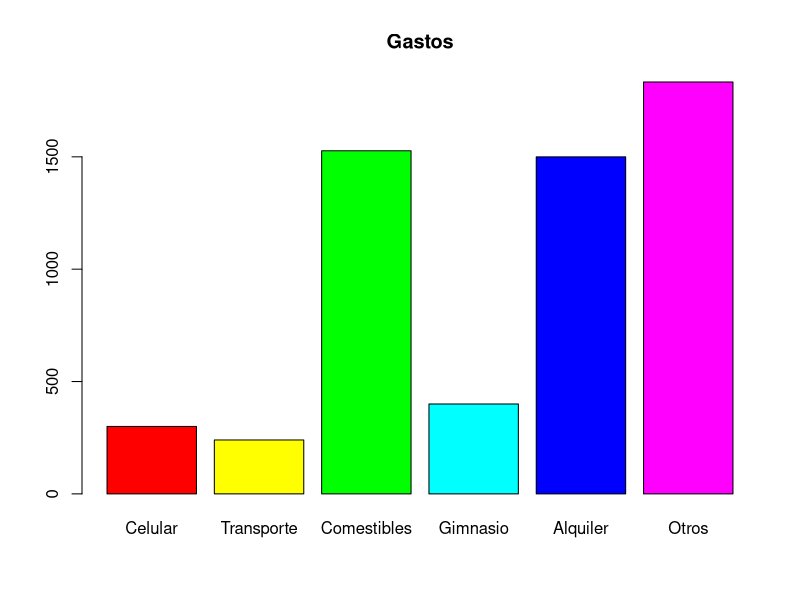
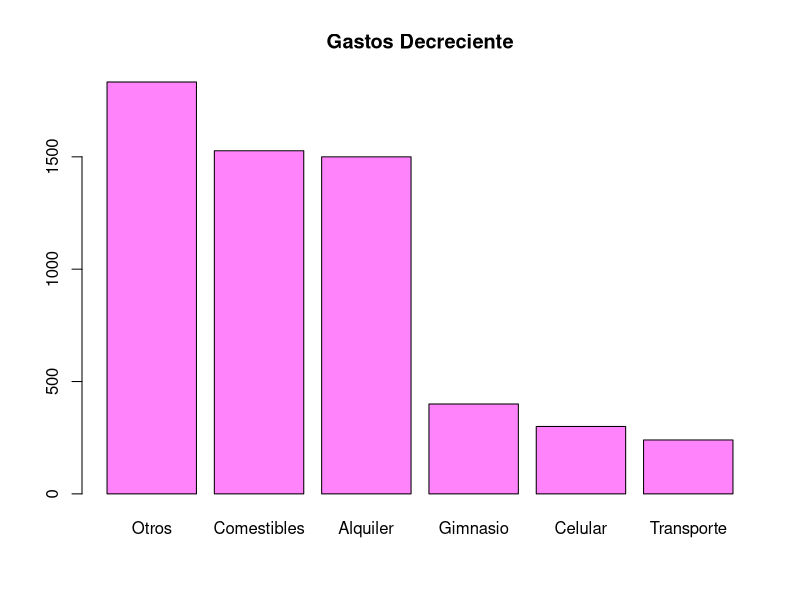

Write R code to recreate these figures, in order.
#Marlen Gutierrez Barrientos 
#30/08/2022
#Laboratorio 1


# Parte 1 R y Rstudio -----------------------------------------------------

#Comencemos a escribir cosas básicas en la consola, usando R como calculadora cientíﬁca. Por ejemplo, considere las facturas mensuales de una estudiante universitaria de la MCF: teléfono celular $300, transporte $ 240, comestibles $ 1527, gimnasio $ 400, alquiler $ 1500, otros $ 1833. Puede usar R para encontrar los gastos totales de la estudiante:

#Realiza más asignaciones para crear variables de transporte, comestibles, gimnasio, alquiler y otros montos correspondientes

celular <- 300; transporte <- 240; comestibles <- 1527; gimnasio <- 400;
alquiler <- 1500; otros <- 1833


#Ahora que tiene todas las variables, cree un objeto total con la suma de los gastos:

gastos <- c(celular, transporte, comestibles, gimnasio, alquiler, otros)
total <- sum (gastos)

#Suponiendo que la estudiante tiene los mismos gastos todos los meses, ¿cuánto gastaría durante un semestre escolar? (suponga que el semestre implica cinco meses).

cincomeses <- total * 5

#Manteniendo la misma suposición sobre los gastos mensuales, ¿cuánto gastaría la estudiante durante un año escolar? (suponga que el año académico es de 10 meses)

diezmeses <- total * 10


# AUTOEVALUACION ----------------------------------------------------------

#Toma los objetos creados de la estudiante (i.e variables) tansporte, comestibles, gimnasio, alquier y otros y esciribamos dentro de la función de combinación c() para crear un vector de gastos:

gastos <- c(celular, transporte, comestibles, gimnasio, alquiler, otros)

barplot (gastos, main = "Gastos", names.arg = c("Celular", "Transporte", "Comestibles", "Gimnasio", "Alquiler", "Otros"), 
        col = rainbow (6))

#Descubra como utilizar sort() para ordenar los elementos en la variable gastos, con el fin de organizar los elementos en gastos en orden dececiente.

Gastosdecreciente <- sort (gastos, decreasing = T)

#Descubra como utilizar sort() y barplot() para producir un grafico de barras con barras en orden decreciente

barplot(Gastosdecreciente, main = "Gastos Decreciente", names.arg = c("Otros", "Comestibles", "Alquiler", "Gimnasio", "Celular", "Transporte"),
                                                                      col = "orchid1")



